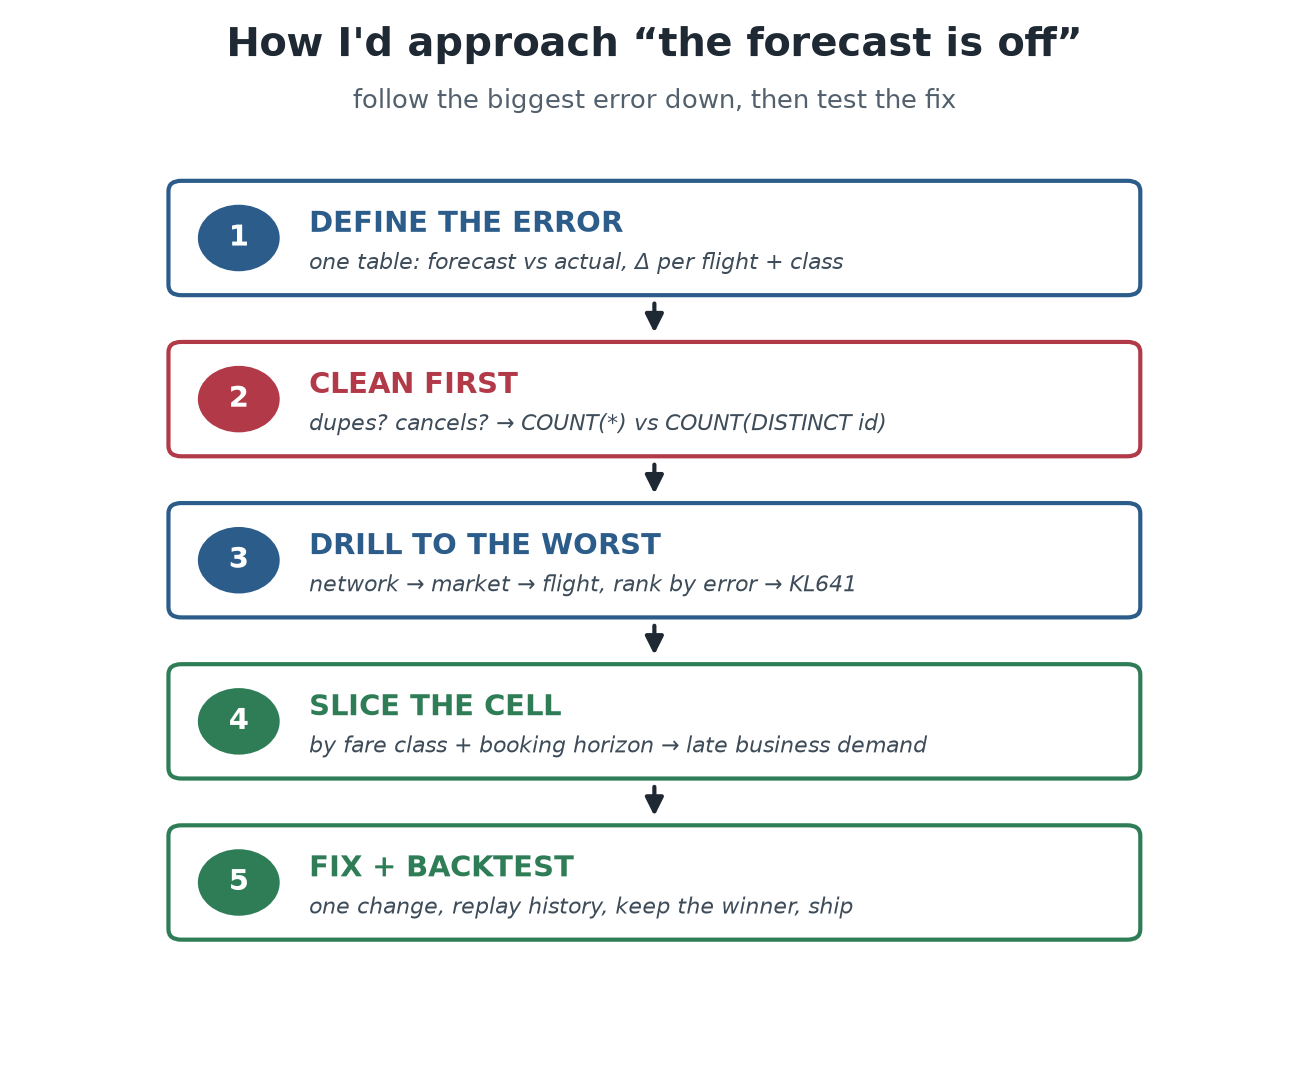

This figure's Python source:
import matplotlib
matplotlib.use("Agg")
import matplotlib.pyplot as plt
from matplotlib.patches import FancyBboxPatch, FancyArrowPatch
import os

# ---------------------------------------------------------------------
# "How I'd approach 'the forecast is off'" — minimal: 5 moves, one line
# + one example each.
# ---------------------------------------------------------------------

BLACK = "#1F2933"
RED = "#B23A48"
GREEN = "#2E7D57"
BLUE = "#2C5C8A"
GREY = "#52606D"

# (num, title, accent, example)
steps = [
    ("1", "DEFINE THE ERROR", BLUE,
     "one table: forecast vs actual, Δ per flight + class"),
    ("2", "CLEAN FIRST", RED,
     "dupes? cancels? → COUNT(*) vs COUNT(DISTINCT id)"),
    ("3", "DRILL TO THE WORST", BLUE,
     "network → market → flight, rank by error → KL641"),
    ("4", "SLICE THE CELL", GREEN,
     "by fare class + booking horizon → late business demand"),
    ("5", "FIX + BACKTEST", GREEN,
     "one change, replay history, keep the winner, ship"),
]

fig, ax = plt.subplots(figsize=(11, 9))
ax.set_xlim(0, 100)
ax.set_ylim(0, 100)
ax.axis("off")
fig.patch.set_facecolor("white")

ax.text(50, 96, "How I'd approach “the forecast is off”",
        fontsize=19, fontweight="bold", ha="center", color=BLACK)
ax.text(50, 91, "follow the biggest error down, then test the fix",
        fontsize=12.5, ha="center", color=GREY)

bx, bw, bh, gap = 12, 76, 11, 4.5
top = 84
for i, (num, title, accent, eg) in enumerate(steps):
    y = top - i * (bh + gap) - bh
    ax.add_patch(FancyBboxPatch((bx, y), bw, bh,
                 boxstyle="round,pad=0,rounding_size=1.0",
                 facecolor="white", edgecolor=accent, linewidth=2.0, zorder=2))
    # number chip
    ax.add_patch(plt.Circle((bx + 5.5, y + bh / 2), 3.2, facecolor=accent,
                 edgecolor="none", zorder=4))
    ax.text(bx + 5.5, y + bh / 2, num, color="white", fontsize=14,
            fontweight="bold", va="center", ha="center", zorder=5)
    ax.text(bx + 11, y + bh * 0.62, title, color=accent, fontsize=14,
            fontweight="bold", va="center", ha="left", zorder=4)
    ax.text(bx + 11, y + bh * 0.28, eg, color="#3E4C59", fontsize=10.5,
            va="center", ha="left", zorder=4, style="italic")
    if i < len(steps) - 1:
        ax.add_patch(FancyArrowPatch((bx + bw / 2, y - 0.4),
                     (bx + bw / 2, y - gap + 0.5),
                     arrowstyle="-|>", mutation_scale=18,
                     color=BLACK, linewidth=2.0, zorder=1))

out = os.path.join(os.path.dirname(os.path.abspath(__file__)), "klm_approach_steps.png")
plt.savefig(out, dpi=150, bbox_inches="tight", facecolor="white")
print(f"wrote {out}")
